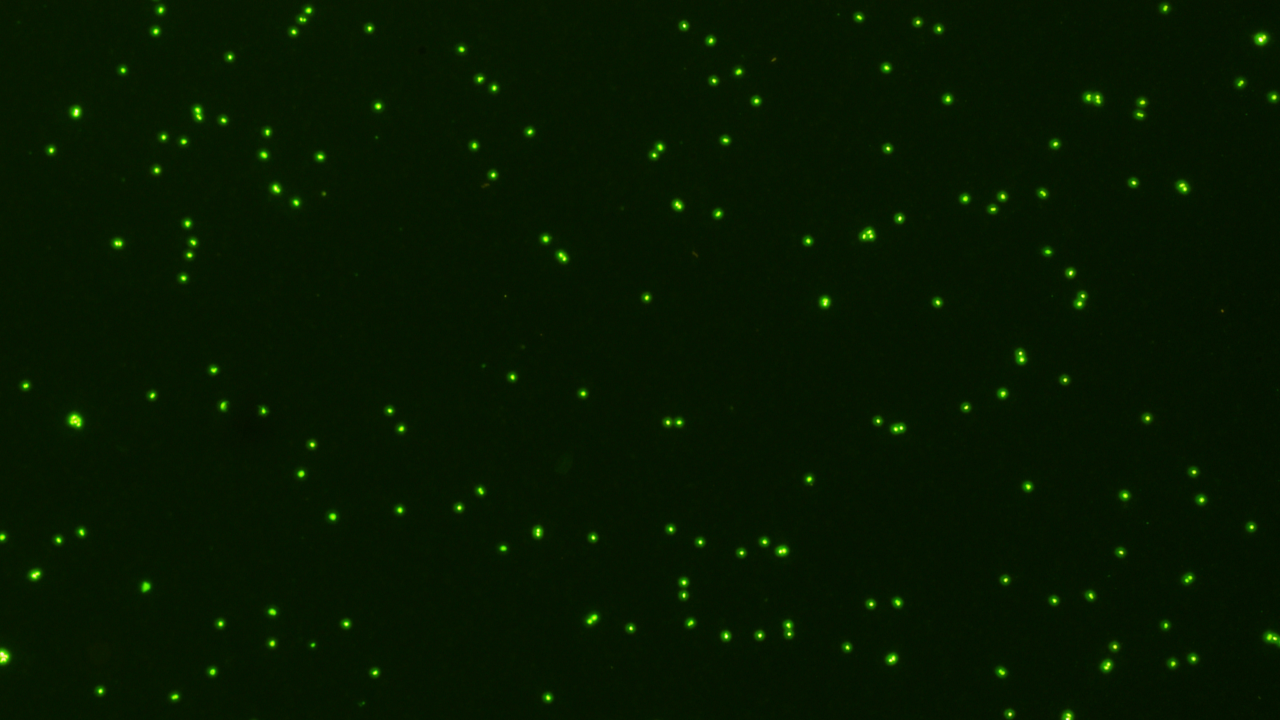
#> input picture image/img.jpg, 3840 x 2160 px (shown at 1/3 size)
$ python cell_picture.py
#> lines starting #> are read from the running program, lines starting #| are printed output that depends on the picture; after the words box and inside, x2 and y2 are one past the last pixel; in counts of white or black regions, pixels touching at a corner belong together

import cv2 as cv
import numpy as np
import time

def get_HSV(address):

    # 预设一个窗口
#> called with address = './image/img.jpg'
    cv.namedWindow("Threshold Setting")

    # 空函数
    def nothing(x):
        pass

    # 预设滑块
    cv.createTrackbar("H_min", "Threshold Setting", 30, 255, nothing)
    cv.createTrackbar("H_max", "Threshold Setting", 60, 255, nothing)
    cv.createTrackbar("S_min", "Threshold Setting", 50, 255, nothing)
    cv.createTrackbar("S_max", "Threshold Setting", 255, 255, nothing)
    cv.createTrackbar("V_min", "Threshold Setting", 50, 255, nothing)
    cv.createTrackbar("V_max", "Threshold Setting", 255, 255, nothing)

    while True:

        # 读取图片
        img = cv.imread(address)
#> img is the input picture: shape (2160, 3840, 3); mean B, G, R 0.5, 24.4, 6.6

        # 调整图像，防畸变
        img = cv.resize(img, (0,0), fx=0.2, fy=0.2)
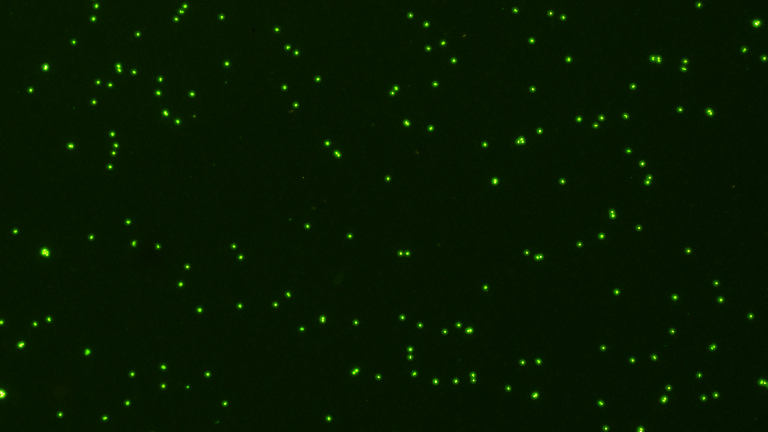
#> img: shape (432, 768, 3); mean B, G, R 0.5, 24.4, 6.6

        # 将RGB模型转换为HSV模型
        hsv = cv.cvtColor(img, cv.COLOR_BGR2HSV)
#> hsv: shape (432, 768, 3); mean H, S, V 52.7, 250, 24.4

        # 生成滑块
        H_min = cv.getTrackbarPos('H_min', 'Threshold Setting')
        H_max = cv.getTrackbarPos('H_max', 'Threshold Setting')
        S_min = cv.getTrackbarPos('S_min', 'Threshold Setting')
        S_max = cv.getTrackbarPos('S_max', 'Threshold Setting')
        V_min = cv.getTrackbarPos('V_min', 'Threshold Setting')
        V_max = cv.getTrackbarPos('V_max', 'Threshold Setting')

        # 转换为numpy数组
        lower_hsv1 = np.array([H_min, S_min, V_min])
        upper_hsv1 = np.array([H_max, S_max, V_max])

        # 基于阈值生成二值图
        Mask = cv.inRange(hsv, lowerb=lower_hsv1, upperb=upper_hsv1)  # hsv 掩码
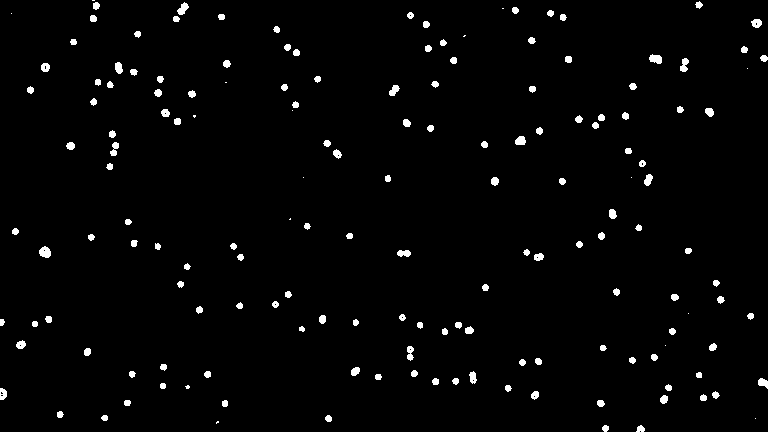
#> Mask: shape (432, 768); 2% white; 163 white regions (16 under 20 px), largest, box (x1, y1, x2, y2) and area: (39, 246, 51, 258) 106, (649, 54, 662, 64) 96, (177, 2, 189, 15) 88
        ret, mask = cv.threshold(Mask, 40, 255, cv.THRESH_BINARY)  # 二值化处理

        # 图像学腐蚀(terations,程度)
        mask = cv.erode(mask, None, iterations=2)
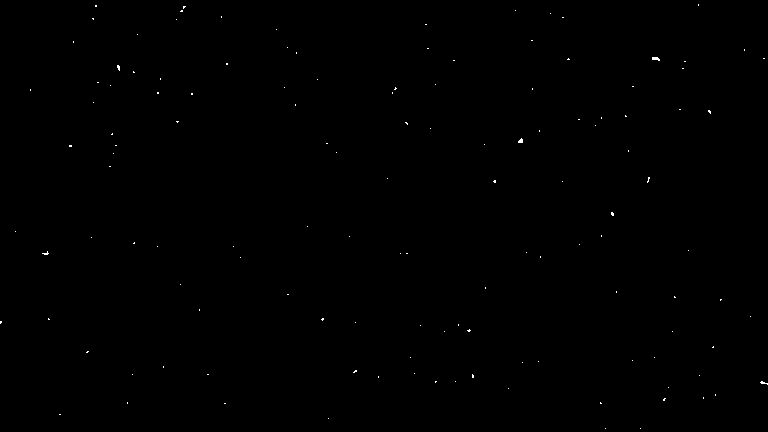
#> mask: shape (432, 768); 0.11% white in thin lines or dots

        # 图像学膨胀(terations,程度)
        mask = cv.dilate(mask, None, iterations=1)
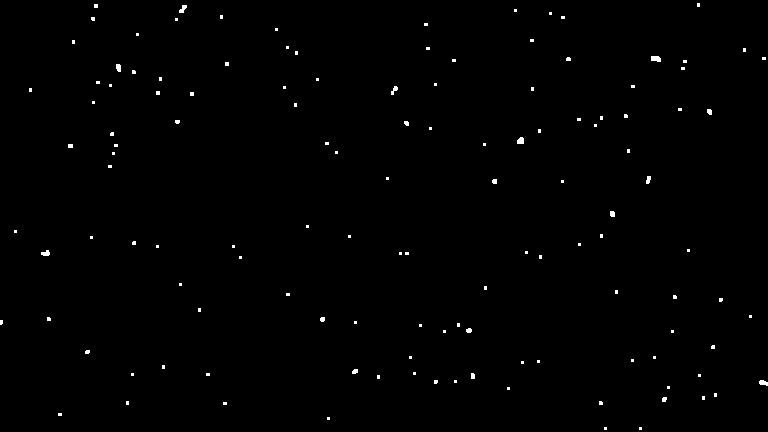
#> mask: shape (432, 768); 0.54% white; 129 white regions (111 under 20 px), largest, box (x1, y1, x2, y2) and area: (651, 56, 661, 62) 51, (517, 137, 524, 144) 42, (179, 5, 187, 13) 39

        # 高斯模糊
        # mask = cv.GaussianBlur(mask, (3, 3), 0)

        # 获取图像结构化元素（形态学处理前置操作）
        kernel = cv.getStructuringElement(cv.MORPH_RECT, (5, 5))

        # 图像闭操作
        mask = cv.morphologyEx(mask, cv.MORPH_CLOSE, kernel)
#> mask: shape (432, 768); 0.55% white; 127 white regions (107 under 20 px)

        # 获取二值化圖轮廓点集(坐标)
        contours1, heriachy1 = cv.findContours(mask, cv.RETR_EXTERNAL, cv.CHAIN_APPROX_SIMPLE)
#> contours1 = 127 contours, 119 with area under 20; largest, box (x1, y1, x2, y2) and area: (651, 56, 661, 62) 38, (517, 137, 524, 144) 31, (759, 380, 768, 386) 29, (41, 250, 50, 256) 27, (179, 5, 187, 13) 26, (116, 64, 121, 72) 24, (646, 176, 651, 184) 20, (391, 86, 398, 95) 20; heriachy1 = 127 rows, first 6: [1, -1, -1, -1], [2, 0, -1, -1], [3, 1, -1, -1], [4, 2, -1, -1], [5, 3, -1, -1], [6, 4, -1, -1]

        # 在原图上绘制轮廓
        cv.drawContours(img, contours1, -1, (0, 0, 255), 2)
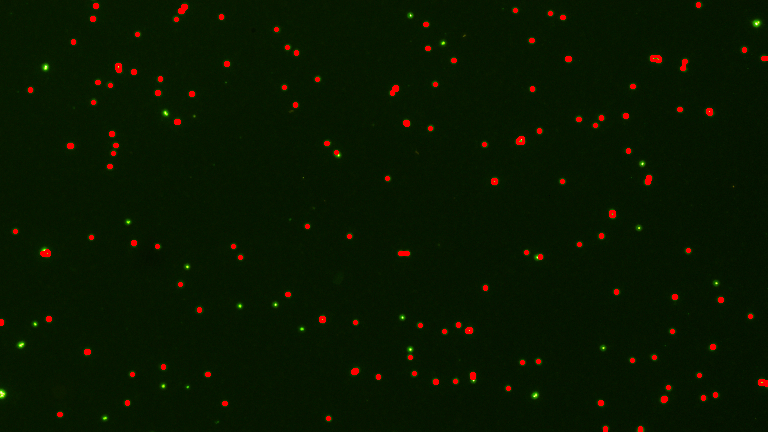
#> img: shape (432, 768, 3); 1.14% of pixels changed, all inside (x1, y1, x2, y2) = (0, 2, 768, 432)

        # 显示图像
        cv.imshow("Mask", mask)
        cv.imshow("Image", img)

        # 等待键盘指令
        key = cv.waitKey(1)
#> (key Esc is pressed here)

        # 退出程序
        if(key == 27):
            cv.destroyAllWindows()
            break

        # 输出参数
        elif key & 0xFF == ord('v'):
            print ([H_min,H_max,S_min,S_max,V_min,V_max])
            #print(contours1)

        # C键截图保存
        elif key & 0xFF == ord('c'):

            # 获取当前时间
            t = time.localtime()

            # 生成当前日期字符串
            Capture_Day = str(t.tm_year)+"."+str(t.tm_mon)+"."+str(t.tm_mday)
            # 生成当前时间字符串
            Capture_Time = str(t.tm_hour)+"."+str(t.tm_min)+"."+str(t.tm_sec)

            # 设置截取图片名称
            Picture_Name = Capture_Day+"_"+Capture_Time

            # 设置截取图片所在路径
            Capture_Path = "./copy/"+Picture_Name+".jpg"

            # 保存截图
            cv.imwrite(Capture_Path, img)

            print("截图已保存:%s" % Capture_Path)

    # 摧毁所有窗口
    cv.destroyAllWindows()

adress = "./image/img.jpg"
get_HSV(adress)
